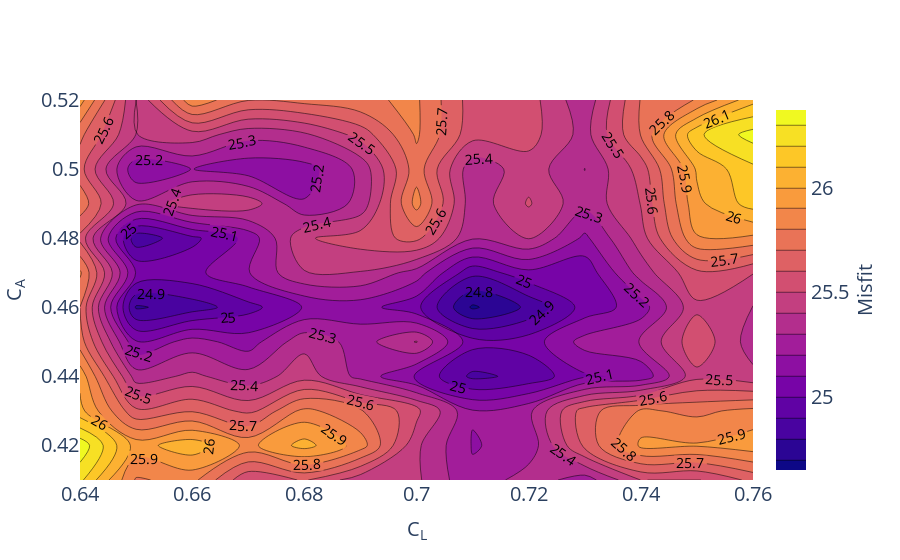

Write notebook code for a chart like this one.
### Code cell
fs = 20
contour_set = dict(showlabels= True, labelfont=dict(size=14, color='black'))
colorbar_set = dict(title='Misfit', titleside='right', titlefont=dict(size=fs), tickfont=dict(size=fs))

fig = go.Figure(data=go.Contour(z=z, x=x, y=y, contours=contour_set, colorbar=colorbar_set, ncontours=17))
fig.update_xaxes(title='C<sub>L</sub>', titlefont=dict(size=fs), tickfont=dict(size=fs))
fig.update_yaxes(title='C<sub>A</sub>', titlefont=dict(size=fs), tickfont=dict(size=fs))
fig.show()

### Figure 1 — Plotly figure (JSON) as saved in the notebook; plotly's stock layout.template omitted (floating-point values rounded to 4 significant figures; data arrays with more than 128 entries replaced by an {"elided": "..."} marker saying what was removed)
{"data": [{"colorbar": {"tickfont": {"size": 20}, "title": {"font": {"size": 20}, "side": "right", "text": "Misfit"}}, "contours": {"labelfont": {"color": "black", "size": 14}, "showlabels": true}, "ncontours": 17, "type": "contour", "x": {"elided": "168 float values"}, "y": {"elided": "168 float values"}, "z": {"elided": "168 float values"}}], "layout": {"xaxis": {"tickfont": {"size": 20}, "title": {"font": {"size": 20}, "text": "C<sub>L</sub>"}}, "yaxis": {"tickfont": {"size": 20}, "title": {"font": {"size": 20}, "text": "C<sub>A</sub>"}}}}
